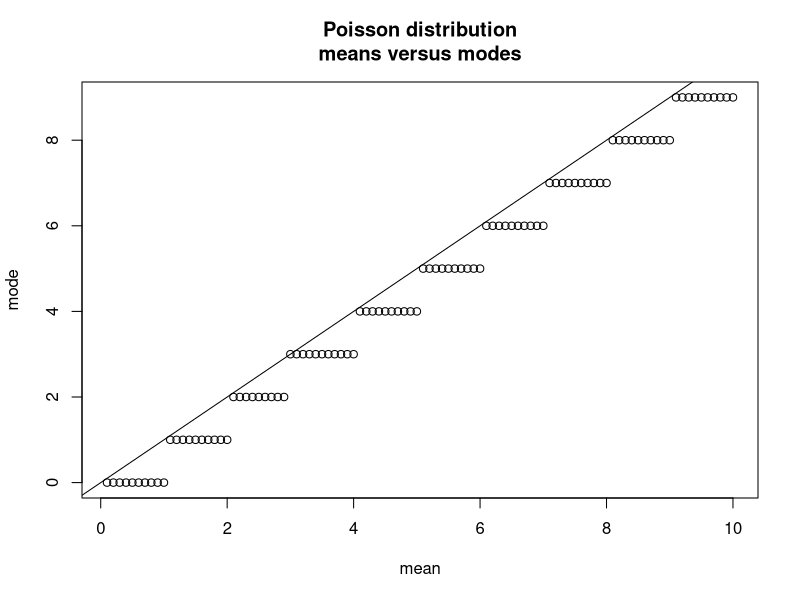
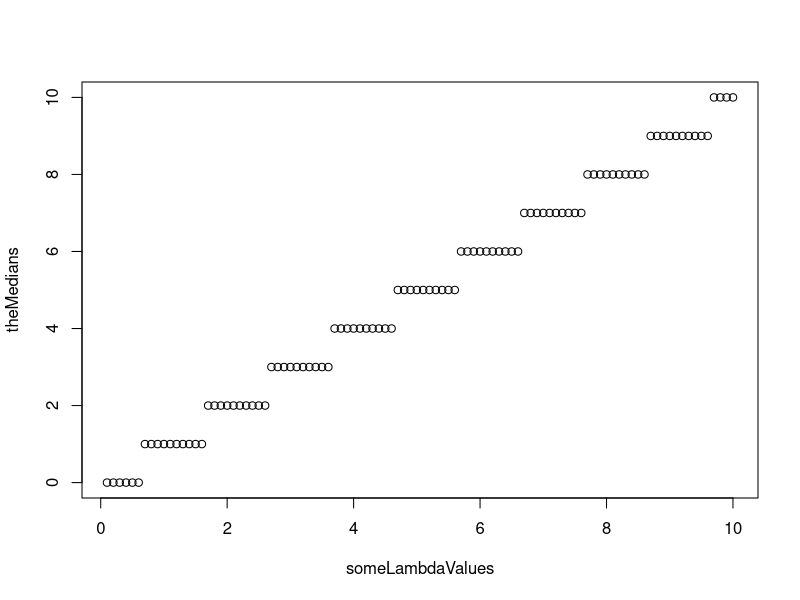
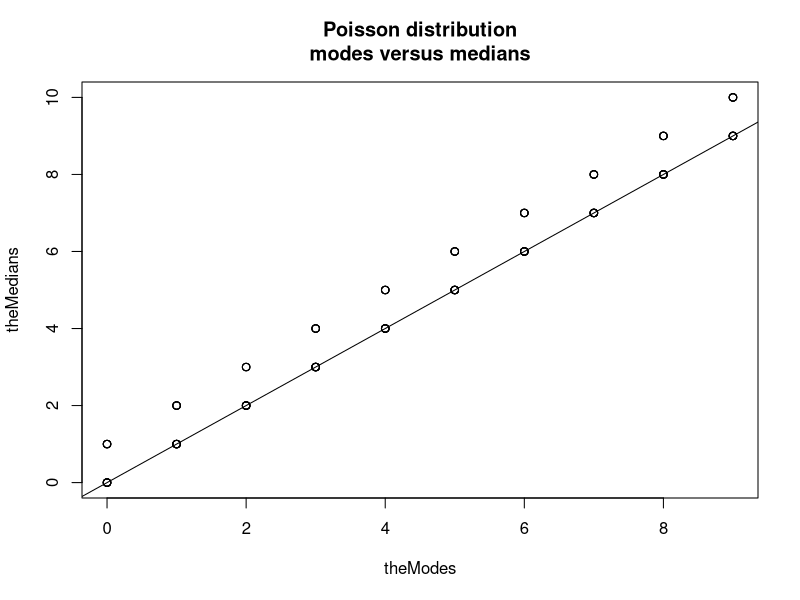

The R script that drew these images, in order:
### mean versus mode and median for Poisson
someLambdaValues = seq(0.1,10,by = 0.1)

argmax = function(f, set, ...) {
  maximizers = which(f(set, ...) ==  max(f(set, ...)))
  return(set[maximizers][1])
}

theModes = sapply(someLambdaValues,
                 function(lam)
                   argmax(f=dpois, 
                          set=floor(lam/5):lam, 
                          lambda=lam) [1]
)
                 
plot(someLambdaValues, theModes,
     xlab="mean", ylab="mode")
abline(a=0, b=1)
title("Poisson distribution\nmeans versus modes")

##  median:
theMedians = qpois(1/2, someLambdaValues)
plot(someLambdaValues, theMedians)
plot(theModes, theMedians)
abline(a=0, b=1)
title("Poisson distribution\nmodes versus medians")
